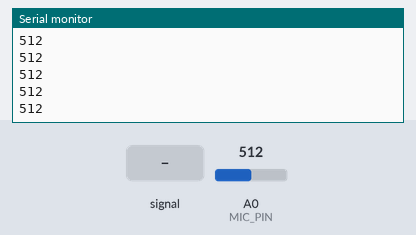
Bench run of a sketch on a simulated Arduino Uno, built with avr-gcc and run on an emulated ATmega328P. Shown: the last lines printed to the serial monitor. The test bench sets the inputs (shaded band); at power-on: A0 (MIC_PIN) = 512.

Above: at 1.2 s.
1.3 s: A0 (MIC_PIN) fed a 200 Hz sine of ±81 counts around its level
At 2.2 s:
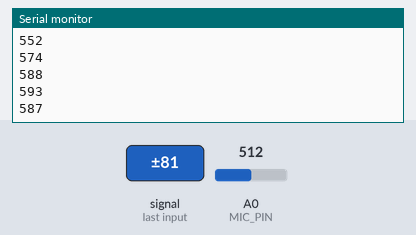
2.8 s: A0 (MIC_PIN) set to 716
At 3.8 s:
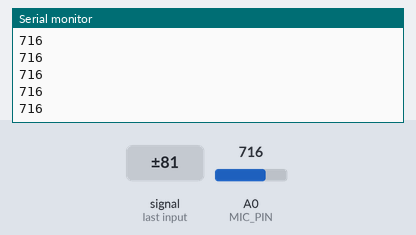
4.3 s: A0 (MIC_PIN) fed a 1000 Hz sine of ±255 counts around its level
5.8 s: A0 (MIC_PIN) set to 1023
At 6.8 s:
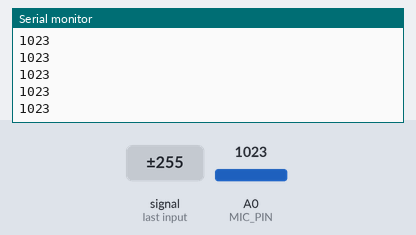
Timing chart, 0 to 8.3 s (numbered marks = the images above; inputs shaded):
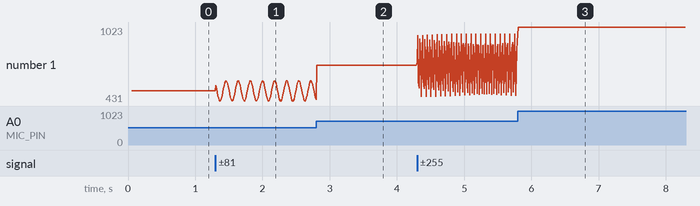

Measured:
- after the input at 1.3 s, the serial monitor: prints a new line at once (image 1)
- plotted number 1: 512 → 440 after the input at 1.3 s

The sketch:

Mic_Input.ino
```cpp
const int MIC_PIN = A0;

void setup() {
  Serial.begin(9600);
  Serial.println("Microphone initialized - Reading audio samples...");
}

void loop() {
  // Read analog value from microphone
  int micValue = analogRead(MIC_PIN);

  // Send to Serial (laptop)
  Serial.println(micValue);

  // Delay for sampling (adjust if needed)
  delay(10); // ~100 samples per second
}
```
